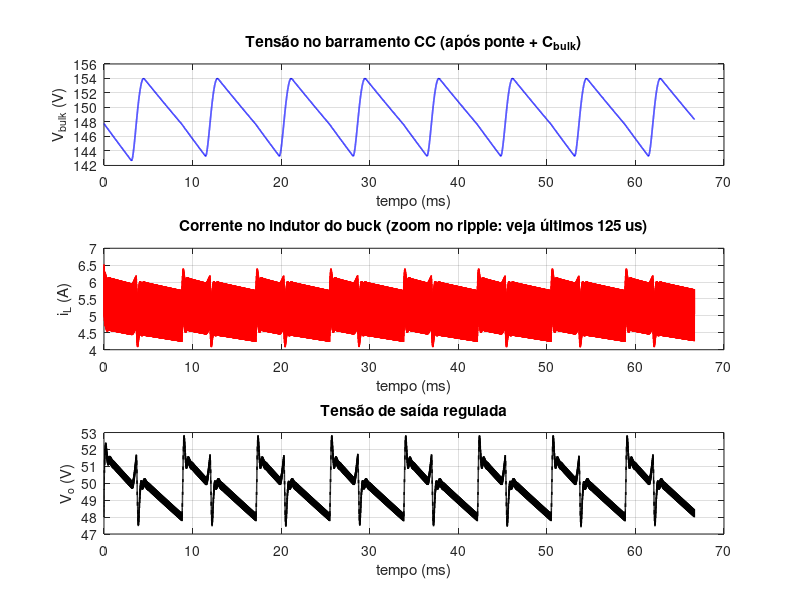
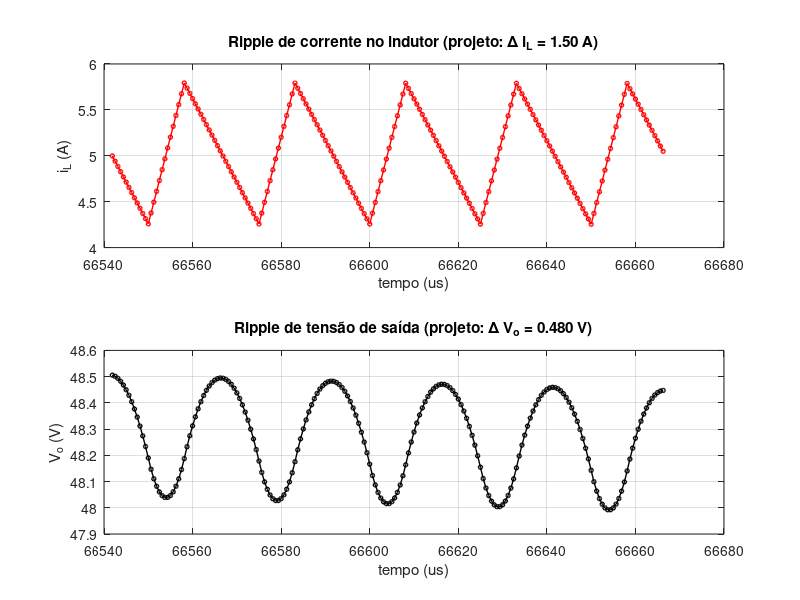

Recreate these plots in MATLAB, in order.
%  FONTE CC CONTROLADA - BUCK
%  LINCE (UFPA-CAMTUC-FEE)
clear; clc; close all;

%% ================= 0. ESPECIFICAÇÕES DE ENTRADA (AJUSTAR) =============
Vac_rms    = 110;      % V   - tensão eficaz da rede CA
f_linha    = 60;       % Hz  - frequência da rede
Vd_diode   = 0.0;      % V   - queda direta de cada diodo da ponte (2 em condução)

Vo_ref     = 48;       % V   - tensão de saída regulada pelo buck
Io_max     = 5;        % A   - corrente máxima de carga
fsw        = 40e3;     % Hz  - frequência de chaveamento do buck

dVbulk_pct = 0.08;     % ripple admitido no barramento CC, fração de Vpico retificado
k_IL       = 0.30;     % ripple de corrente do indutor, fração de Io_max
dVo_pct    = 0.01;     % ripple de tensão de saída admitido, fração de Vo_ref
Resr_Co    = 20e-3;    % ohm - ESR estimado do capacitor de saída 
eta        = 0.93;     % eficiência estimada do conversor completo

%% 1. ESTÁGIO CA: PONTE + FILTRO CAPACITIVO
Vac_pk   = Vac_rms*sqrt(2);
Vrect_pk = Vac_pk - 2*Vd_diode;         % pico retificado, já descontando 2 diodos

Po  = Vo_ref*Io_max;                    % potência de saída nominal
Pin = Po/eta;                           % potência de entrada estimada

Ibulk_avg = Pin/Vrect_pk;               % corrente média drenada do barramento CC

dVbulk = dVbulk_pct*Vrect_pk;
Cbulk  = Ibulk_avg/(2*f_linha*dVbulk);  % C = Io/(2*f_linha*dV), ponte completa -> ripple em 2*f_linha

Vbulk_max = Vrect_pk;
Vbulk_min = Vrect_pk - dVbulk;
Vbulk_avg = (Vbulk_max + Vbulk_min)/2;

%% ================= 2. CONVERSOR BUCK: INDUTOR E CAPACITOR ==============
Dmin = Vo_ref/Vbulk_max;
Dmax = Vo_ref/Vbulk_min;

% Ponto de pior caso de ripple: D mais próximo de 0,5 dentro de [Dmin,Dmax]
if Dmin <= 0.5 && Dmax >= 0.5
    D_worst = 0.5;
elseif abs(Dmin - 0.5) < abs(Dmax - 0.5)
    D_worst = Dmin;
else
    D_worst = Dmax;
end
Vin_worst = Vo_ref/D_worst;             % tensão de entrada no pior caso

dIL = k_IL*Io_max;
L = (Vin_worst - Vo_ref)*D_worst/(fsw*dIL);

% Verificação de CCM (na corrente nominal de carga)
Io_crit = dIL/2;
CCM_ok  = Io_max > Io_crit;

IL_pk  = Io_max + dIL/2;
IL_rms = sqrt(Io_max^2 + (dIL^2)/12);   % DC + ripple triangular

% Capacitor de saída: orçamento de ripple dividido entre C e ESR
dVo_alvo   = dVo_pct*Vo_ref;
dVo_ESR    = dIL*Resr_Co;
dVo_C_budget = max(dVo_alvo - dVo_ESR, 1e-6);   % o que sobra para o termo capacitivo
Co = dIL/(8*fsw*dVo_C_budget);

%% ================= 3. ESFORÇOS NOS SEMICONDUTORES ======================
% Diodo de roda-livre do buck
Vdiode_block  = Vin_worst;
Idiode_avg    = Io_max*(1 - D_worst);
Idiode_rms    = Io_max*sqrt(1 - D_worst);

% Chave (MOSFET) do buck
Vsw_block = Vin_worst;
Isw_rms   = Io_max*sqrt(D_worst);

% Diodos da ponte retificadora (2 conduzem por semiciclo)
Idiode_bridge_avg = Ibulk_avg/2;
Vdiode_bridge_block = Vac_pk;

%% ================= 4. RESUMO IMPRESSO ===================================
fprintf('\n===================== RESUMO DO DIMENSIONAMENTO =====================\n');
fprintf('--- Entrada CA / Retificador ---\n');
fprintf('Vac_pk           = %8.1f V\n', Vac_pk);
fprintf('Vrect_pk (c/ Vd) = %8.1f V\n', Vrect_pk);
fprintf('Ibulk_avg        = %8.3f A\n', Ibulk_avg);
fprintf('Diodos da ponte  : V_reversa >= %.0f V, I_avg >= %.2f A (cada)\n', ...
        Vdiode_bridge_block, Idiode_bridge_avg);

fprintf('\n--- Barramento CC (capacitor de filtro) ---\n');
fprintf('dVbulk (ripple)  = %8.2f V  (%.1f %% de Vrect_pk)\n', dVbulk, dVbulk_pct*100);
fprintf('Cbulk (calculado)= %8.1f uF\n', Cbulk*1e6);
fprintf('Vbulk faixa      = %.1f V a %.1f V\n', Vbulk_min, Vbulk_max);
fprintf('Tensão nominal sugerida do capacitor >= %.0f V (margem 20%%% sobre Vac_pk)\n', 1.2*Vac_pk);

fprintf('\n--- Conversor Buck ---\n');
fprintf('D min / max      = %.3f / %.3f  (em Vbulk max/min)\n', Dmin, Dmax);
fprintf('D pior caso      = %.3f   (Vin nesse ponto = %.1f V)\n', D_worst, Vin_worst);
fprintf('L (calculado)    = %8.1f uH\n', L*1e6);
fprintf('dIL              = %8.2f A pico a pico (%.0f%% de Io_max)\n', dIL, k_IL*100);
fprintf('IL_pico          = %8.2f A\n', IL_pk);
fprintf('IL_rms           = %8.2f A\n', IL_rms);
fprintf('CCM garantido em Io_max? %s  (Io_crit = %.2f A)\n', mat2str(CCM_ok), Io_crit);

fprintf('\n--- Capacitor de saída ---\n');
fprintf('dVo alvo total   = %8.3f V  (%.1f%% de Vo_ref)\n', dVo_alvo, dVo_pct*100);
fprintf('  contrib. ESR   = %8.3f V  (Resr = %.0f mOhm)\n', dVo_ESR, Resr_Co*1e3);
fprintf('  orçamento p/ C = %8.3f V\n', dVo_C_budget);
fprintf('Co (calculado)   = %8.1f uF\n', Co*1e6);

fprintf('\n--- Semicondutores do buck ---\n');
fprintf('Chave  (MOSFET) : V_bloqueio >= %.0f V, I_rms = %.2f A\n', Vsw_block, Isw_rms);
fprintf('Diodo roda-livre: V_bloqueio >= %.0f V, I_avg = %.2f A, I_rms = %.2f A\n', ...
        Vdiode_block, Idiode_avg, Idiode_rms);
fprintf('=======================================================================\n\n');

%% ================= 5. SIMULAÇÃO NO TEMPO (VERIFICAÇÃO DO PROJETO) ======
% Modelo comportamental simplificado:
%  - Ponte + Cbulk: ODE de carga/descarga com resistência série (Rline)
%    limitando o pico de corrente de carga do capacitor.
%  - Buck: modelo chaveado ideal em CCM, com duty-cycle feedforward
%    D(t) = Vo_ref / Vbulk(t) (rejeita o ripple de 2*f_linha do barramento).
%  - Saída: capacitor Co + ESR, carga resistiva equivalente a Io_max.

Rline   = 0.3;                 % ohm - impedância série equivalente da fonte CA (AJUSTAR)
Dmax_fisico = 0.92;            % limite físico de duty cycle do PWM

Ts = 1/fsw;
dt = Ts/40;                    % 40 amostras por período de chaveamento
n_ciclos_linha = 4;
t_end = n_ciclos_linha/f_linha;
t  = 0:dt:t_end;
N  = length(t);

vbulk = zeros(1,N);  vbulk(1) = Vrect_pk*0.95;
iL    = zeros(1,N);  iL(1)    = Io_max;
vCo   = zeros(1,N);  vCo(1)   = Vo_ref;
vo    = zeros(1,N);  vo(1)    = Vo_ref;
duty_hist = zeros(1,N);

R_load = Vo_ref/Io_max;        % carga resistiva equivalente

D_now = D_worst;

for kk = 1:N-1

    tt = t(kk);

    % --- Retificador ---
    vs    = Vac_pk*sin(2*pi*f_linha*tt);
    vrect = max(abs(vs) - 2*Vd_diode, 0);

    % --- Atualiza duty cycle no início de cada período de chaveamento ---
    if mod(tt, Ts) < dt
        D_now = min(Dmax_fisico, Vo_ref/max(vbulk(kk), Vo_ref));
    end
    duty_hist(kk) = D_now;

    fase = mod(tt, Ts)/Ts;
    chave_on = fase < D_now;

    % --- Corrente de entrada do buck (vista pelo barramento) ---
    i_in = chave_on*iL(kk);

    % --- Capacitor de barramento (ponte + Cbulk) ---
    if vrect > vbulk(kk)
        icarga = (vrect - vbulk(kk))/Rline;
    else
        icarga = 0;
    end
    dvbulk = (icarga - i_in)/Cbulk*dt;
    vbulk(kk+1) = max(vbulk(kk) + dvbulk, 0);

    % --- Indutor do buck ---
    if chave_on
        vL = vbulk(kk) - vo(kk);
    else
        vL = -vo(kk);
    end
    diL = vL/L*dt;
    iL(kk+1) = max(iL(kk) + diL, 0);   % satura em 0 (aproximação de DCM)

    % --- Capacitor de saída + ESR ---
    io = vo(kk)/R_load;
    dvCo = (iL(kk) - io)/Co*dt;
    vCo(kk+1) = vCo(kk) + dvCo;

    vo(kk+1) = vCo(kk+1) + iL(kk+1)*Resr_Co;

end
duty_hist(N) = D_now;

%% ================= 6. GRÁFICOS DE VERIFICAÇÃO ===========================
figure('Name','Verificação do dimensionamento','Color','w');

subplot(3,1,1);
plot(t*1e3, vbulk, 'b', 'LineWidth', 1.2);
xlabel('tempo (ms)'); ylabel('V_{bulk} (V)');
title('Tensão no barramento CC (após ponte + C_{bulk})');
grid on;

subplot(3,1,2);
plot(t*1e3, iL, 'r', 'LineWidth', 1);
xlabel('tempo (ms)'); ylabel('i_L (A)');
title(sprintf('Corrente no indutor do buck (zoom no ripple: veja últimos %.0f us)', 5*Ts*1e6));
grid on;

subplot(3,1,3);
plot(t*1e3, vo, 'k', 'LineWidth', 1);
xlabel('tempo (ms)'); ylabel('V_o (V)');
title('Tensão de saída regulada');
grid on;

% --- Zoom no ripple de alta frequência (últimos períodos de chaveamento) ---
figure('Name','Zoom no ripple de chaveamento','Color','w');
janela = t > (t_end - 5*Ts);

subplot(2,1,1);
plot(t(janela)*1e6, iL(janela), 'r-o', 'MarkerSize',3, 'LineWidth', 1);
xlabel('tempo (us)'); ylabel('i_L (A)');
title(sprintf('Ripple de corrente no indutor (projeto: \\Delta i_L = %.2f A)', dIL));
grid on;

subplot(2,1,2);
plot(t(janela)*1e6, vo(janela), 'k-o', 'MarkerSize',3, 'LineWidth', 1);
xlabel('tempo (us)'); ylabel('V_o (V)');
title(sprintf('Ripple de tensão de saída (projeto: \\Delta V_o = %.3f V)', dVo_alvo));
grid on;

%% ================= 7. CONFERÊNCIA NUMÉRICA DO RIPPLE SIMULADO ==========
janela_regime = t > (t_end - 1/f_linha);   % último ciclo de linha, já em regime

dVbulk_sim = max(vbulk(janela_regime)) - min(vbulk(janela_regime));
dIL_sim    = max(iL(janela_regime))    - min(iL(janela_regime));
dVo_sim    = max(vo(janela_regime))    - min(vo(janela_regime));

fprintf('--- Conferência: projeto (analítico) x simulação ---\n');
fprintf('dVbulk : projeto = %.2f V   | simulado = %.2f V\n', dVbulk, dVbulk_sim);
fprintf('dIL    : projeto = %.2f A   | simulado = %.2f A\n', dIL, dIL_sim);
fprintf('dVo    : projeto = %.3f V   | simulado = %.3f V\n', dVo_alvo, dVo_sim);
fprintf('=======================================================================\n');
